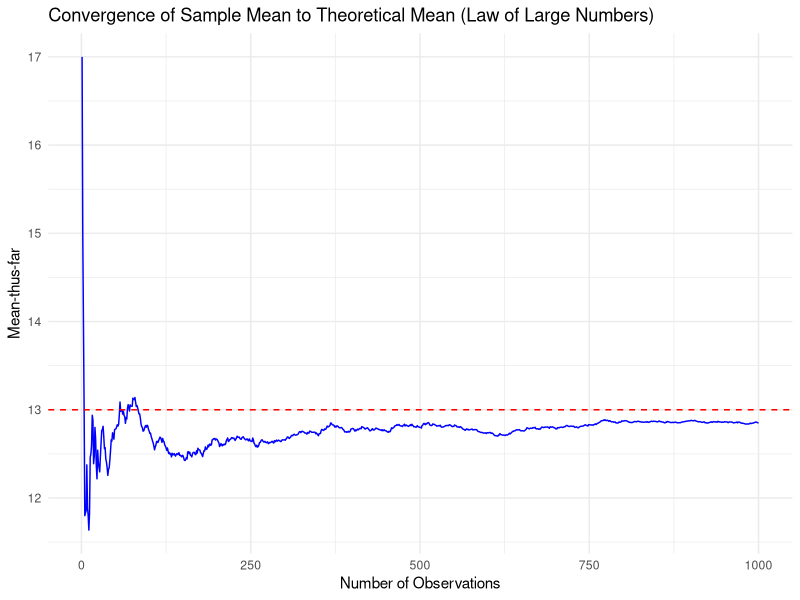
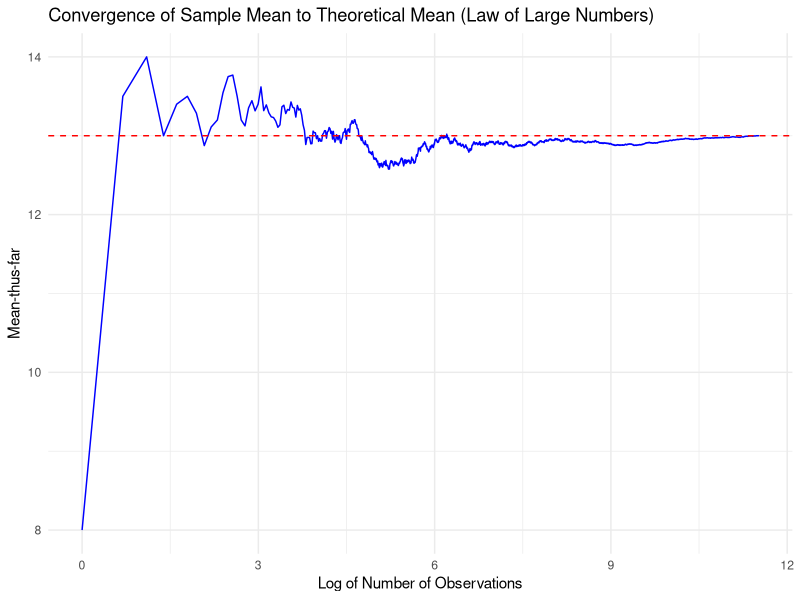
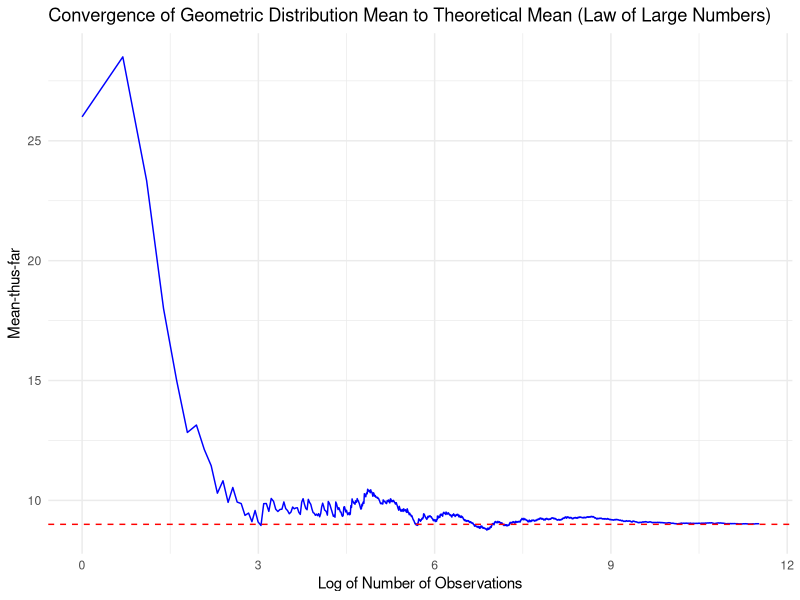
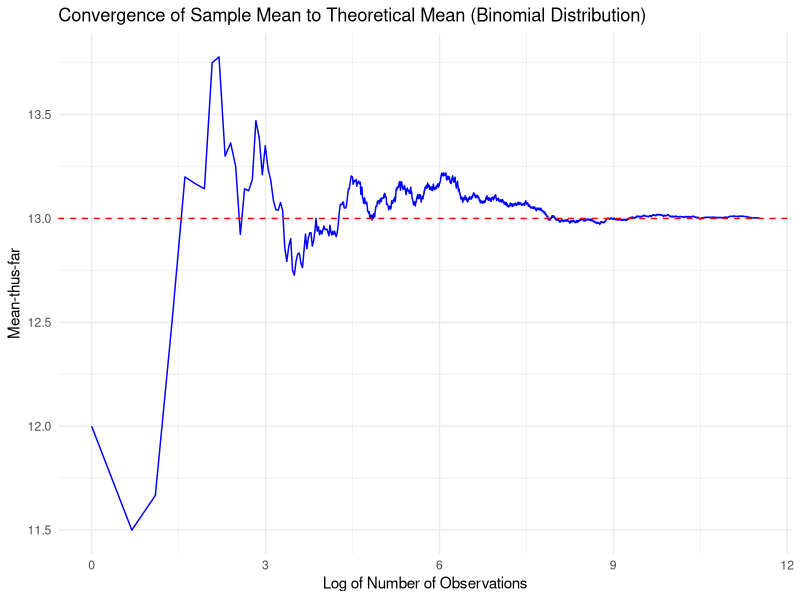
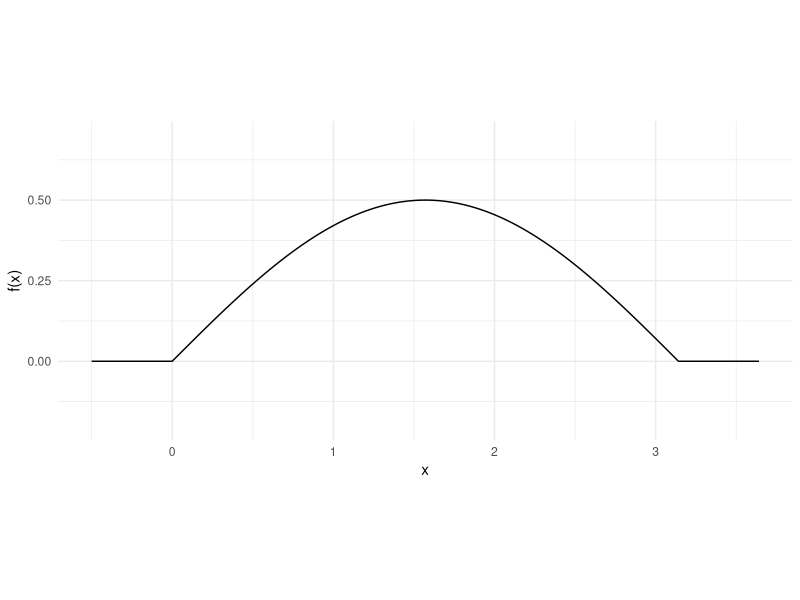

R code for these plots, in order:
## ---- chunk 1
knitr::opts_chunk$set(echo=T,eval=T,message=F,warning=F,fig.align='center')
library(tidyverse)
## ---- chunk 2
distance = function(x1, x2, y1, y2, z1, z2) {
  
  return(sqrt((x2-x1)^2 + (y2-y1)^2 + (z2-z1)^2))
}

## ---- chunk 3
lx = 5
ly = 10
lz = 20

NMC <- 10000;
results <- rep( 0, NMC );

for( i in 1:NMC) {
  
  x1 = runif(1, 0, lx)
  y1 = runif(1, 0, ly)
  z1 = runif(1, 0, lz)
  
  x2 = runif(1, 0, lx)
  y2 = runif(1, 0, ly)
  z2 = runif(1, 0, lz)
  
  results[i] <- distance(x1, x2, y1, y2, z1, z2);
}

sum( results )/NMC

## ---- chunk 4
triangle_area = function(x1, y1, x2, y2, x3, y3) {
  
  return(1/2 * abs(x1*(y2-y3) + x2*(y3-y1) + x3*(y1-y2)))
}
## ---- chunk 5
NMC <- 10000;
results <- rep( 0, NMC );

for( i in 1:NMC) {
  
  theta1 = runif(1, 0, 2*pi)
  theta2 = runif(1, 0, 2*pi)
  theta3 = runif(1, 0, 2*pi)
  
  x1 = cos(theta1)
  y1 = sin(theta1)
  x2 = cos(theta2)
  y2 = sin(theta2)
  x3 = cos(theta3)
  y3 = sin(theta3)
  
  results[i] <- triangle_area(x1, y1, x2, y2, x3, y3);
}

sum( results )/NMC
## ---- chunk 6
perimeter = function(x1, y1, x2, y2, x3, y3) {
  
  return(sqrt((x2-x1)^2 + (y2-y1)^2) + sqrt((x3-x2)^2 + (y3-y2)^2) + sqrt((x1-x3)^2 + (y1-y3)^2))
}

## ---- chunk 7
NMC <- 10000;
results <- rep( 0, NMC );

for( i in 1:NMC) {
  
  theta1 = runif(1, 0, 2*pi)
  theta2 = runif(1, 0, 2*pi)
  theta3 = runif(1, 0, 2*pi)
  
  x1 = cos(theta1)
  y1 = sin(theta1)
  x2 = cos(theta2)
  y2 = sin(theta2)
  x3 = cos(theta3)
  y3 = sin(theta3)
  
  results[i] <- perimeter(x1, y1, x2, y2, x3, y3);
}

sum( results )/NMC
## ---- chunk 8
random_standard_norm = function(x1, y1, x2, y2) {
  
  return(sqrt((x2-x1)^2 + (y2-y1)^2))
}
## ---- chunk 9
NMC <- 10000;
results <- rep( 0, NMC );

for( i in 1:NMC) {
  
  x1 = rnorm(1)
  y1 = rnorm(1)
  
  x2 = rnorm(1)
  y2 = rnorm(1)
  
  results[i] <- random_standard_norm(x1, y1, x2, y2);
}

sum( results )/NMC
## ---- chunk 10
len = 1000
index_col <- 1:len
poasson <- rpois(len, 13)
cumulative = cumsum(poasson) / index_col

df <- data.frame(Index = index_col, Poasson = poasson, Cumulative = cumulative)
print(df)
## ---- chunk 11
# Create the line plot
ggplot(df, aes(x = index_col, y = cumulative)) +
  geom_line(color = "blue") +                     # Plot xbar vs n in blue
  geom_hline(yintercept = 13, color = "red", linetype = "dashed") +  # Add a red dashed line at the theoretical mean (13)
  labs(title = "Convergence of Sample Mean to Theoretical Mean (Law of Large Numbers)",
       x = "Number of Observations",
       y = "Mean-thus-far") +
  theme_minimal()
## ---- chunk 12
len = 100000
index_col <- 1:len
poasson <- rpois(len, 13)
cumulative = cumsum(poasson) / index_col

df <- data.frame(Index = index_col, Poasson = poasson, Cumulative = cumulative)
#print(df)
## ---- chunk 13
# Create the line plot
ggplot(df, aes(x = log(index_col), y = cumulative)) +
  geom_line(color = "blue") +                     # Plot xbar vs n in blue
  geom_hline(yintercept = 13, color = "red", linetype = "dashed") +  # Add a red dashed line at the theoretical mean (13)
  labs(title = "Convergence of Sample Mean to Theoretical Mean (Law of Large Numbers)",
       x = "Log of Number of Observations",
       y = "Mean-thus-far") +
  theme_minimal()
## ---- chunk 14
# Set the new random variable parameters
len = 100000
p = 0.1  # Probability of success for Geometric distribution
expected_value = (1-p) / p  # Expected value for Geometric(p)

# Generate geometric random variables
index_col <- 1:len
geometric <- rgeom(len, p)
cumulative = cumsum(geometric) / index_col

# Create a data frame
df <- data.frame(Index = index_col, Geometric = geometric, Cumulative = cumulative)

# Plot the line plot with log-scale x-axis
ggplot(df, aes(x = log(index_col), y = cumulative)) +
  geom_line(color = "blue") +  # Plot cumulative mean
  geom_hline(yintercept = expected_value, color = "red", linetype = "dashed") +  # Add red line at the theoretical mean (10)
  labs(title = "Convergence of Geometric Distribution Mean to Theoretical Mean (Law of Large Numbers)",
       x = "Log of Number of Observations",
       y = "Mean-thus-far") +
  theme_minimal()

## ---- chunk 15
# Set parameters for Binomial random variable
len = 100000
n_trials = 20
p_success = 0.65
expected_value = n_trials * p_success  # E(X) = 13

# Generate 100,000 Binomial observations
index_col <- 1:len
binomial <- rbinom(len, n_trials, p_success)
cumulative = cumsum(binomial) / index_col

# Create the data frame
df <- data.frame(Index = index_col, Binomial = binomial, Cumulative = cumulative)

# Create the line plot
ggplot(df, aes(x = log(index_col), y = cumulative)) +
  geom_line(color = "blue") +                     # Plot xbar vs n in blue
  geom_hline(yintercept = expected_value, color = "red", linetype = "dashed") +  # Add a red dashed line at the expected mean (13)
  labs(title = "Convergence of Sample Mean to Theoretical Mean (Binomial Distribution)",
       x = "Log of Number of Observations",
       y = "Mean-thus-far") +
  theme_minimal()

## ---- chunk 16
mean_billy = 80
sd_billy = 0.5
total = 241
NMC <- 10000

total_width <- replicate(NMC, sum(rnorm(3, mean = mean_billy, sd = sd_billy)))
sum(total_width)/NMC
## ---- chunk 17
# The scoring function is provided for you. 
# You can feed it a single width or a vector of widths
score <- function(width){
  scores <- rep(0, length(width))
  scores[width<=241] <- width[width<=241]/241*100 
  return(mean(scores))
}
## ---- chunk 18
# here we define a *vectorized* function to evaluate the density of X
pdf_x = function(x) {
  # ifelse is like a function version of an if statement.
  # We use it here to ensure that pdf_x can operate directly on vectors.
  return(ifelse(0<=x & x<=pi , .5*sin(x) , 0 ))
}

# showing the PDF in a plot
ggplot() + geom_function(fun=pdf_x, n=10001) + 
  coord_fixed(ratio=2) + theme_minimal() + 
  xlim(c(-.5,pi+.5)) + ylim(-.2,.7) + labs(x="x", y="f(x)")
## ---- chunk 19
# complete the function
rx = function(n) {
  # TODO: code goes here
}

# The histogram should look like the PDF we plotted above.
# Un-comment the following lines of code and check it looks correct

#hist(rx(1000), probability=TRUE)
#lines(x=seq(0,pi,.01), y=pdf_x(seq(0,pi,.01)), col='red')
